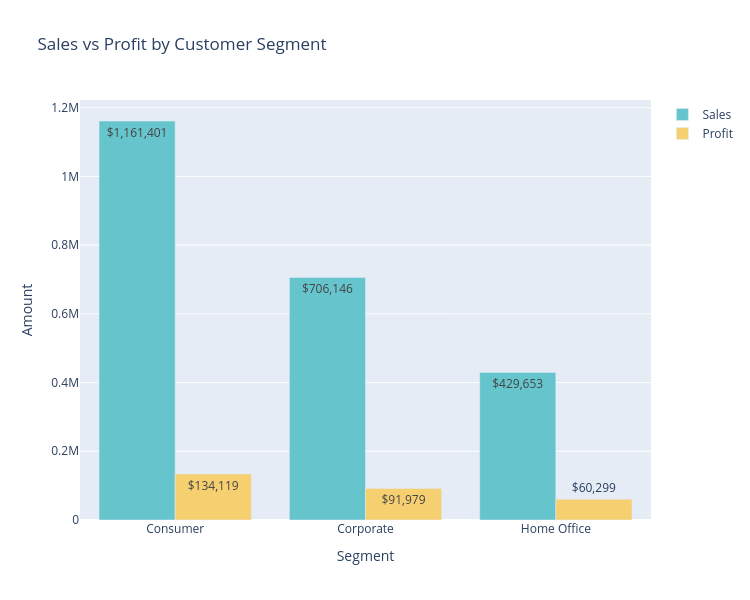

Notebook cell for this chart:
### Markdown cell above
SALES VS PROFIT BY CUSTOMER SEGMENT

### Code cell
# 1. Group the data
sales_vs_profit_by_customer_segment = Data.groupby('Segment').agg({'Sales':'sum', 'Profit':'sum'}).reset_index()
# 2. Define the color palette
color_palette = colors.qualitative.Pastel
# 3. Initialize the figure
fig = go.Figure()
# 4. Add the 'Sales' bar
fig.add_trace(go.Bar(
    x=sales_vs_profit_by_customer_segment['Segment'],
    y=sales_vs_profit_by_customer_segment['Sales'],
    name='Sales',
    marker_color=color_palette[0],
    text=sales_vs_profit_by_customer_segment['Sales'].apply(lambda x: f'${x:,.0f}'), # Add text labels
    textposition='auto' # Automatically place labels
))
# 5. Add the 'Profit' bar
fig.add_trace(go.Bar(
    x=sales_vs_profit_by_customer_segment['Segment'],
    y=sales_vs_profit_by_customer_segment['Profit'],
    name='Profit',
    marker_color=color_palette[1],
    text=sales_vs_profit_by_customer_segment['Profit'].apply(lambda x: f'${x:,.0f}'), # Add text labels
    textposition='auto' # Automatically place labels
))
# 6. Update layout for size, grouping, and labels
fig.update_layout(
    title='Sales vs Profit by Customer Segment',
    xaxis_title='Segment',
    yaxis_title='Amount',
    barmode='group', # Puts bars side-by-side
    height=600,      # Increase height
    width=750       # Increase width
)
fig.show()

### Figure 1 — Plotly figure (JSON) as saved in the notebook; plotly's stock layout.template omitted (floating-point values rounded to 4 significant figures)
{"data": [{"marker": {"color": "rgb(102, 197, 204)"}, "name": "Sales", "text": ["$1,161,401", "$706,146", "$429,653"], "textposition": "auto", "x": ["Consumer", "Corporate", "Home Office"], "y": [1161000.0, 706100.0, 429700.0], "type": "bar"}, {"marker": {"color": "rgb(246, 207, 113)"}, "name": "Profit", "text": ["$134,119", "$91,979", "$60,299"], "textposition": "auto", "x": ["Consumer", "Corporate", "Home Office"], "y": [134100.0, 91980.0, 60300.0], "type": "bar"}], "layout": {"title": {"text": "Sales vs Profit by Customer Segment"}, "xaxis": {"title": {"text": "Segment"}}, "yaxis": {"title": {"text": "Amount"}}, "barmode": "group", "height": 600, "width": 750}}
